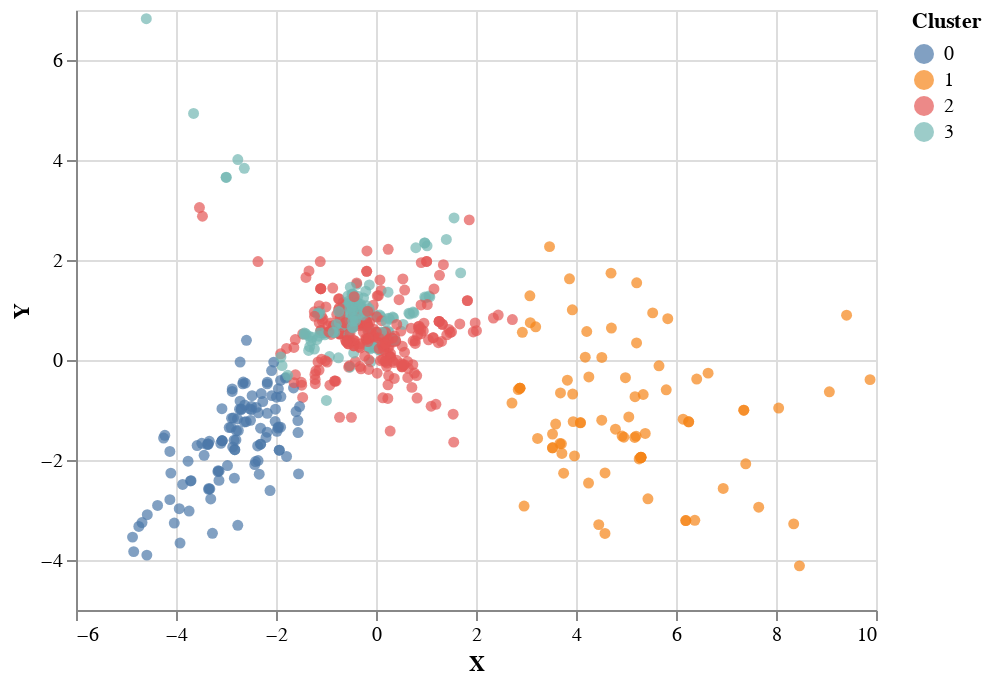

Notebook source saved alongside this figure:
### Code cell
chart_v2

### Figure 1 — Vega-Lite specification as saved in the notebook (floating-point values rounded to 4 significant figures; data arrays with more than 128 entries replaced by an {"elided": "..."} marker saying what was removed)
{"config": {"view": {"continuousWidth": 400, "continuousHeight": 300}}, "data": {"name": "data-51e24751f018c7fc3486c19d87d5d37f"}, "mark": "circle", "encoding": {"color": {"field": "Cluster", "type": "nominal"}, "x": {"field": "X", "type": "quantitative"}, "y": {"field": "Y", "type": "quantitative"}}, "$schema": "https://vega.github.io/schema/vega-lite/v4.17.0.json", "datasets": {"data-51e24751f018c7fc3486c19d87d5d37f": {"elided": "609 records"}}}
